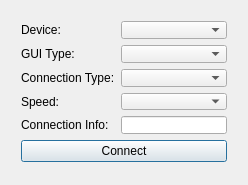
<?xml version="1.0" encoding="UTF-8"?>
<ui version="4.0">
 <class>MainWindow</class>
 <widget class="QMainWindow" name="MainWindow">
  <property name="geometry">
   <rect>
    <x>0</x>
    <y>0</y>
    <width>248</width>
    <height>185</height>
   </rect>
  </property>
  <property name="windowTitle">
   <string>uC Interface</string>
  </property>
  <widget class="QWidget" name="centralWidget">
   <widget class="QWidget" name="verticalLayoutWidget">
    <property name="geometry">
     <rect>
      <x>10</x>
      <y>10</y>
      <width>228</width>
      <height>163</height>
     </rect>
    </property>
    <layout class="QVBoxLayout" name="mainSpacer">
     <item>
      <layout class="QFormLayout" name="ConnInfoLayout">
       <item row="0" column="0">
        <widget class="QLabel" name="DeviceLabel">
         <property name="text">
          <string>Device:</string>
         </property>
        </widget>
       </item>
       <item row="0" column="1">
        <widget class="QComboBox" name="DeviceCombo"/>
       </item>
       <item row="2" column="0">
        <widget class="QLabel" name="ConnTypeLabel">
         <property name="text">
          <string>Connection Type:</string>
         </property>
        </widget>
       </item>
       <item row="2" column="1">
        <widget class="QComboBox" name="ConnTypeCombo"/>
       </item>
       <item row="3" column="0">
        <widget class="QLabel" name="SpeedLabel">
         <property name="text">
          <string>Speed:</string>
         </property>
        </widget>
       </item>
       <item row="3" column="1">
        <widget class="QComboBox" name="SpeedCombo"/>
       </item>
       <item row="4" column="0">
        <widget class="QLabel" name="ConnInfoEditLabel">
         <property name="text">
          <string>Connection Info:</string>
         </property>
        </widget>
       </item>
       <item row="4" column="1">
        <widget class="QLineEdit" name="ConnInfoEdit"/>
       </item>
       <item row="1" column="0">
        <widget class="QLabel" name="GUITypeLabel">
         <property name="text">
          <string>GUI Type:</string>
         </property>
        </widget>
       </item>
       <item row="1" column="1">
        <widget class="QComboBox" name="GUITypeCombo"/>
       </item>
      </layout>
     </item>
     <item>
      <widget class="QPushButton" name="DeviceConnect">
       <property name="text">
        <string>Connect</string>
       </property>
       <property name="autoDefault">
        <bool>false</bool>
       </property>
       <property name="default">
        <bool>true</bool>
       </property>
      </widget>
     </item>
    </layout>
   </widget>
  </widget>
 </widget>
 <layoutdefault spacing="6" margin="11"/>
 <resources/>
 <connections/>
</ui>
